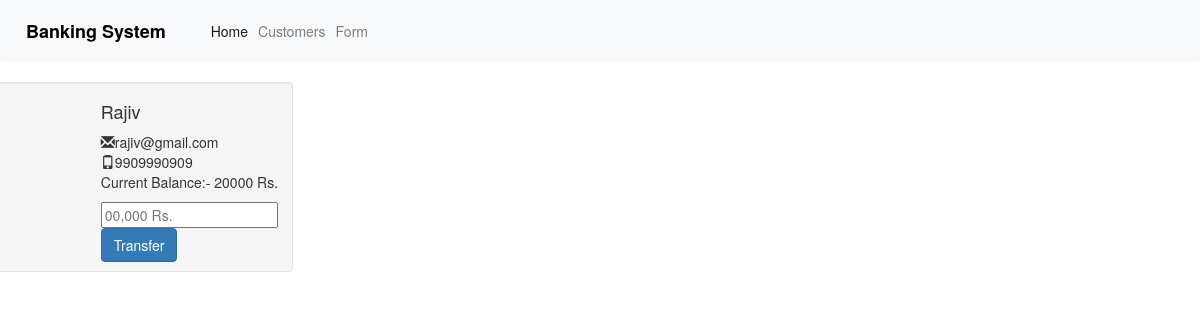
The page /transfer.php?id=1 on the database its author committed.
### tables this page shows
CREATE TABLE `users` (
  `id` int(11) NOT NULL,
  `name` varchar(200) NOT NULL,
  `email` varchar(200) NOT NULL,
  `mobile` text NOT NULL,
  `current_balance` text NOT NULL
);

### transfer.php (the view, shortened to what this page needs)
<?php include('include/header.php'); ?>
<?php include('include/db.php'); ?>
<link href="//netdna.bootstrapcdn.com/bootstrap/3.0.0/css/bootstrap.min.css" rel="stylesheet" id="bootstrap-css">
<?php
$fetch = mysqli_query($con,"select * from users where id = '$_GET[id]' ");
$row = mysqli_fetch_array($fetch);
?>
    <div class="row">
            <div class="well well-sm">
                <div class="row">
                    <div class="col-sm-6 col-md-4">
                    </div>
                    <div class="col-sm-6 col-md-8">
                        <h4>
                            <?php echo $row['name']; ?></h4>
                        <p>
                            <i class="glyphicon glyphicon-envelope"></i><?php echo $row['email']; ?>
                            <br />
                            <i class="glyphicon glyphicon-phone"></i><?php echo $row['mobile']; ?>
                            <br/>
                            Current Balance:- <?php echo $row['current_balance']; ?> Rs.
                        <div class="btn-group">
                            <form method="post">
                            <input type="tel" name="balance" placeholder="00,000 Rs.">
                            <button type="submit" name="transfer" class="btn btn-primary">Transfer</button></form>
                        </div>
                    </div>
                </div>
            </div>
        </div>

### rows shown on the page
users: name "Rajiv", email "rajiv@gmail.com", mobile "9909990909", current_balance "20000"
